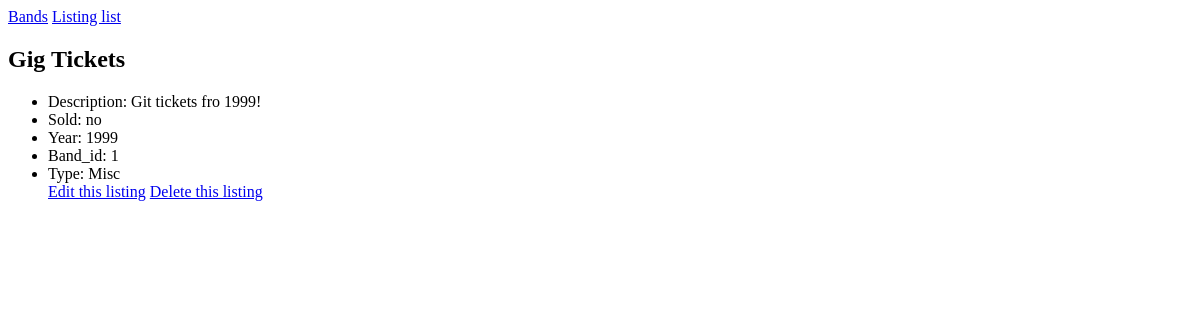
The app's page /listing/1/, older data.
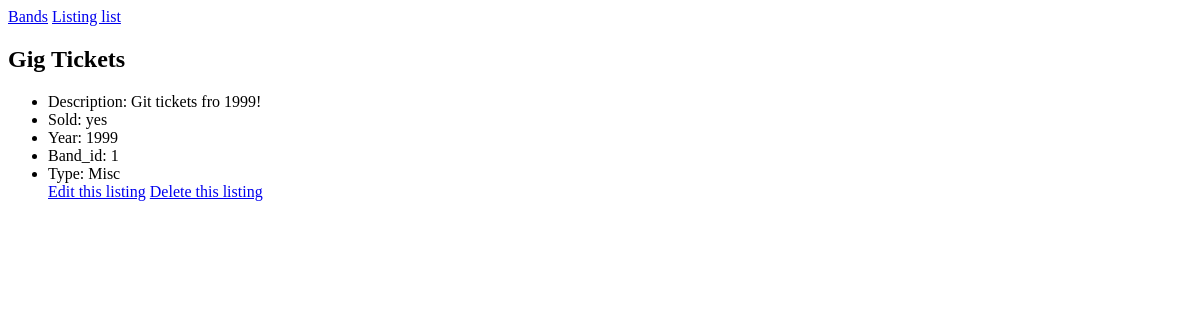
The same page, newer data.
### listings/models.py (models this page shows, shortened)
class Listing(models.Model):
    class Type(models.TextChoices):
        RECORDS = 'R'
        CLOTHING = 'C'
        POSTERS = 'P'
        MISC = 'M'
    title = models.CharField(max_length=100)
    description = models.CharField(max_length=1000)
    sold = models.BooleanField(default=False)
    year = models.IntegerField(
        null=True,
        validators=[MinValueValidator(1900),
                    MaxValueValidator(2021)])
    type = models.CharField(choices=Type.choices, max_length=5)
    band = models.ForeignKey(Band, null=True, on_delete=models.SET_NULL)

### listings/views.py (the view)
# urls.py: path('listing/<int:id>/', views.listing_detail, name='listing-detail'),
def listing_detail(request, id):
    listing = get_object_or_404(Listing, id=id)
    return render(request, 'listings/listing_detail.html', context={'listing': listing})

### listings/templates/listings/listing_detail.html
{% extends 'listings/base.html' %}
{% block content %}
    <h2>{{ listing.title }}</h2>
    <ul>
        <li>Description: {{ listing.description }}</li>
        <li>Sold: {{ listing.sold|yesno }}</li>
        <li>Year: {{ listing.year }}</li>
        <li>Band_id: {{ listing.band_id }}</li>
        <li>Type: {{ listing.get_type_display }}</li>
    <a href="{% url 'listing-update' listing.id %}">Edit this listing</a>
    <a href="{% url 'listing-delete' listing.id %}">Delete this listing</a>
{% endblock %}

Row changes from the older to the newer data that the page shows:
changed Listing "Gig Tickets": sold "no" → "yes"
